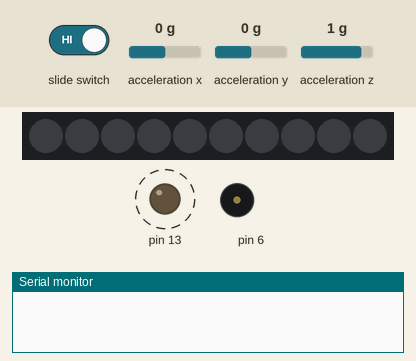
A sketch run on a simulated Arduino Uno, built for the host (arithmetic inside an expression is 32-bit, double 64-bit). Parts: 10 RGB LEDs in strip order, left to right, output pins drawn as LEDs (lit = HIGH), buzzer (waves = sounding), the last lines printed to the serial monitor. Dashed ring = blinking. The inputs (shaded band) are chosen by the test bench; at power-on: acceleration x 0 g, acceleration y 0 g, acceleration z 1 g. Dim RGB values are drawn brighter than linear.

Above: at 1.2 s.
1.3 s: acceleration x set to -1.4 g
At 1.99 s:
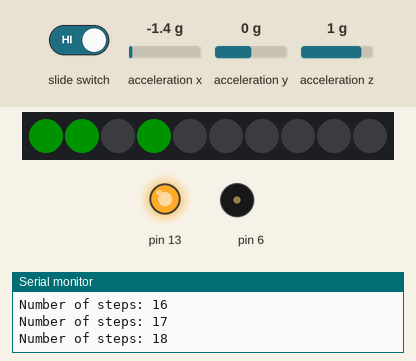
4.2 s: acceleration y set to 1.1 g
At 4.75 s:
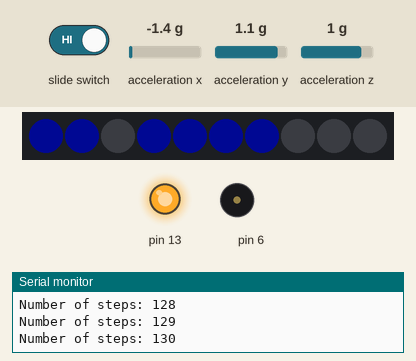
6.7 s: acceleration z set to -1.4 g
At 7.58 s:
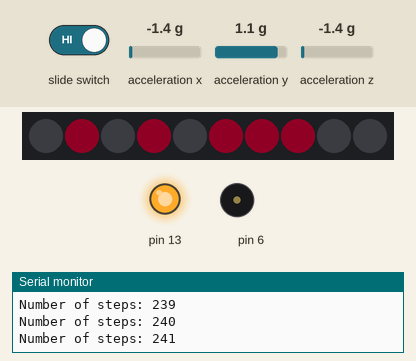
9.2 s: slide switch set LOW
At 10.26 s:
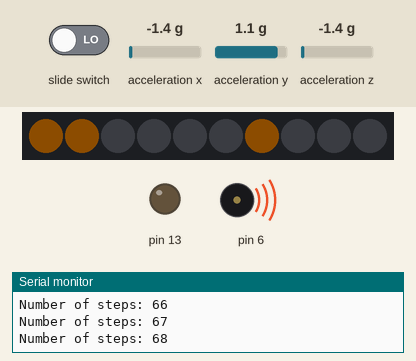
11.0 s: slide switch set HIGH
At 12.12 s:
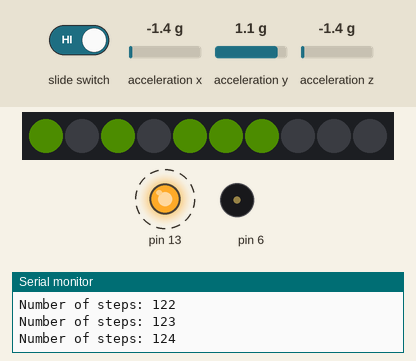
13.4 s: slide switch set LOW
At 19.31 s:
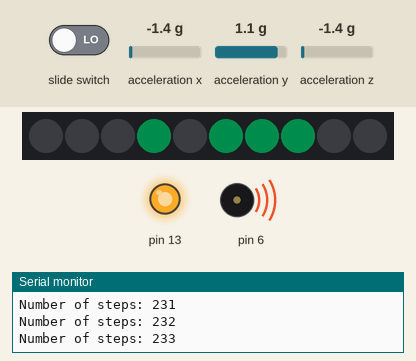
Timing chart, 0 to 43.3 s (numbered marks = the images above; inputs shaded):
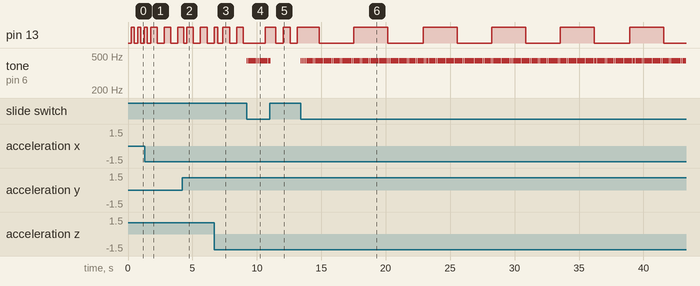

Measured:
- after the input at 1.3 s, the LEDs: change after 0.54 s (image 1)
- after the input at 9.2 s, tone on pin 6: alternates 440 Hz for 0.10 s and silent for 0.01 s, starting at once
- after the input at 11.0 s, tone on pin 6: goes on until 11.1 s, then stays silent
- after the input at 13.4 s, pin 13: alternates HIGH for 2.7 s and LOW for 2.7 s, starting after 1.4 s; tone on pin 6: alternates 440 Hz for 0.10 s and silent for 0.01 s, starting at once
- by itself, pin 13: repeats every 1.0 s: HIGH 0.52 s, LOW 0.52 s

The sketch:

ArduinoStepCounter.ino
```cpp
#include <Adafruit_CircuitPlayground.h>
#include <Adafruit_Circuit_Playground.h>

#define WINDOW_LENGTH 30
#define ACCEL_THRESHOLD 11.2
#define INITIAL_ACCEL 10
#define ALPHA 0.5

volatile boolean updateFlag;
volatile byte numSteps;

//Frequency at which the various LEDs/sensor-reads update in Hz
byte updateFrequency = 50;
byte ledFrequency = 1;
byte colorUpdateFrequency = 20;

//byte numSteps;
byte ledDelay;
byte ledDelayCounter;
byte colorUpdateDelay;
byte colorUpdateDelayCounter;
byte colorWheelValue;

//Impelmenting our window as a circular buffer to reduce the number of writes when the buffer is full (which is always)
float window[WINDOW_LENGTH];
byte windowHead; // If tail == head, then the buffer is empty. If head == tail - 1, then the buffer is full
byte windowTail;

//add a new entry into our window
void addToWindow(float * win, float data)
{
  int newHead = windowHead + 1;
  if (newHead >= WINDOW_LENGTH)
  {
    newHead = 0;
  }

  if (newHead == windowTail)
  {
    if (windowTail + 1 >= WINDOW_LENGTH)
    {
      windowTail = 0;
    }
    else
    {
      windowTail++;
    }
  }
  windowHead = newHead;
  win[windowHead] = data;
}

//returns the count of the data in our window
byte windowDataCount()
{
  if (windowTail >= windowHead)
  {
    return windowHead + WINDOW_LENGTH - windowTail;
  }
  else
  {
    return windowHead - windowTail;
  }
}

//returns the middle datapoint in our window
float windowMidpoint(float * win)
{
  //ignore if our window isn't full
  if (windowHead == windowTail - 1)
  {
    return win[(windowHead + WINDOW_LENGTH / 2) % WINDOW_LENGTH];
  }
  else
  {
    return 0;
  }
}

void setup()
{
  numSteps = 0;
  ledDelayCounter = 0;
  colorUpdateDelayCounter = 0;
  colorWheelValue = 0;

  ledDelay = updateFrequency / (2 * ledFrequency);
  colorUpdateDelay = updateFrequency / (colorUpdateFrequency);

  windowHead = 0;
  windowTail = 0;

  for (int i = 0; i < WINDOW_LENGTH; i++)
  {
    addToWindow(window, INITIAL_ACCEL);
  }

  Serial.begin(9600);

  noInterrupts();           // disable all interrupts
  TCCR1A = 0;
  TCCR1B = 0;
  TCNT1  = 0;

  OCR1A = (8000000 / 256) / updateFrequency; // compare match register 8MHz/256/updateFrequency
  TCCR1B |= (1 << WGM12);   // CTC mode
  TCCR1B |= (1 << CS12);    // 256 prescaler
  TIMSK1 |= (1 << OCIE1A);  // enable timer compare interrupt
  interrupts();             // enable all interrupts

  CircuitPlayground.begin();

  updateFlag = true;
}

// Timer fires at 50Hz
ISR(TIMER1_COMPA_vect)
{
  updateFlag = true;
}

void loop()
{
  if (updateFlag)
  {
    // Blink the main red LED at 1Hz
    ledDelayCounter++;
    if (ledDelayCounter == ledDelay)
    {
      CircuitPlayground.redLED(digitalRead(CPLAY_REDLED) ^ 1);
      ledDelayCounter = 0;
    }

    float x, y, z, mag, next;
    x = CircuitPlayground.motionX();
    y = CircuitPlayground.motionY();
    z = CircuitPlayground.motionZ();
    mag = sqrt(sq(x) + sq(y) + sq(z));
    //    Serial.print("x: "); Serial.println(x);
    //    Serial.print("y: "); Serial.println(y);
    //    Serial.print("z: "); Serial.println(z);
    //    Serial.print("mag: "); Serial.println(mag);
    next = mag * ALPHA + window[windowHead] * (1 - ALPHA);
//    Serial.print("Mag: "); Serial.println(mag);
//    Serial.print("window[windowHead]: "); Serial.println(window[windowHead]);
//    Serial.print("windowTail: "); Serial.println(windowTail);
//    Serial.print("windowHead: "); Serial.println(windowHead);
//    Serial.print("Next: "); Serial.println(next);
    addToWindow(window, next);

    float midpoint = windowMidpoint(window);
    //    Serial.print("Current midpoint: "); Serial.println(midpoint);

    if (midpoint > ACCEL_THRESHOLD)
    {
      //      Serial.println("Midpoint is greater than threshold");
      bool isMax = true;
      for (int i = 0; i < WINDOW_LENGTH; i++)
      {
        if (max(midpoint, window[i]) != midpoint)
        {
          //Serial.print("midpoint: "); Serial.print(midpoint); Serial.print(" < "); Serial.println(window[i]);
          isMax = false;
        }
        else
        {
          //Serial.print("midpoint: "); Serial.print(midpoint); Serial.print(" > "); Serial.println(window[i]);
        }
      }

      if (isMax)
      {
        numSteps++;
        Serial.print("Number of steps: "); Serial.println(numSteps);
        if (!CircuitPlayground.slideSwitch())
        {
          CircuitPlayground.playTone(440, 100);
        }
      }
    }
    setPixels(numSteps);

    updateFlag = false;
  }
}


void setPixels(byte number)
{
  size_t numberOfBits = sizeof(number) * 8;
  //Update the color every 10 * (50Hz)
  colorUpdateDelayCounter++;
  if (colorUpdateDelayCounter == colorUpdateDelay)
  {
    colorWheelValue++;
    colorUpdateDelayCounter = 0;
  }

  CircuitPlayground.clearPixels();

  for (int i = 0; i < numberOfBits; i++)
  {
    if (bitRead(number, i))
    {
      CircuitPlayground.setPixelColor(i, CircuitPlayground.colorWheel(colorWheelValue));
    }
  }
}
```
